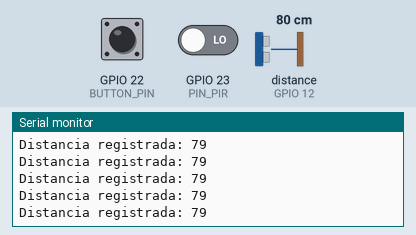
A sketch run on a simulated ESP32. Parts: the last lines printed to the serial monitor. Wiring (inferred from the names in the program): ultrasonic range finder: trigger GPIO 13; echo GPIO 12. Inputs (shaded band) come from the test bench; at power-on: distance to the obstacle (sensor on GPIO 12) 80 cm, GPIO 23 (PIN_PIR) LOW, GPIO 22 (BUTTON_PIN) HIGH. The echo pulse lasts 58.3 µs per cm; WiFi joins after 1.5 s; servers stay silent unless stated; uploads are accepted with an empty reply.

Above: at 3.2 s.
3.3 s: distance to the obstacle (sensor on GPIO 12) set to 2 cm
At 3.38 s:
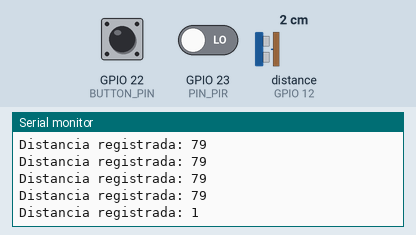
4.8 s: GPIO 23 (PIN_PIR) driven HIGH
At 4.89 s:
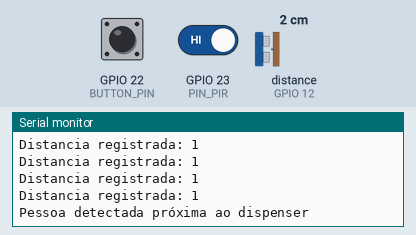
6.4 s: distance to the obstacle (sensor on GPIO 12) set to 4 cm
At 6.4 s:
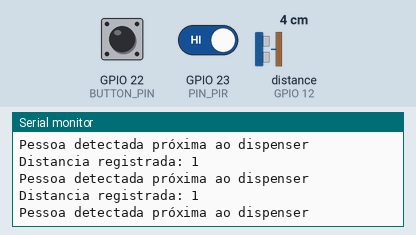
7.9 s: GPIO 22 (BUTTON_PIN) pulled LOW for 0.15 s
At 8.12 s:
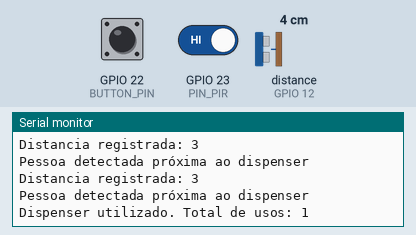
9.6 s: GPIO 22 (BUTTON_PIN) pulled LOW for 0.15 s
At 9.89 s:
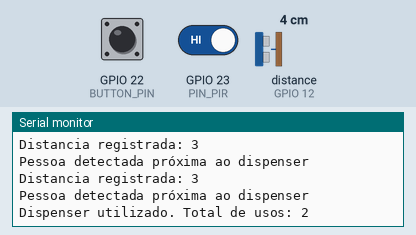
Timing chart, 0 to 12.6 s (numbered marks = the images above; inputs shaded):
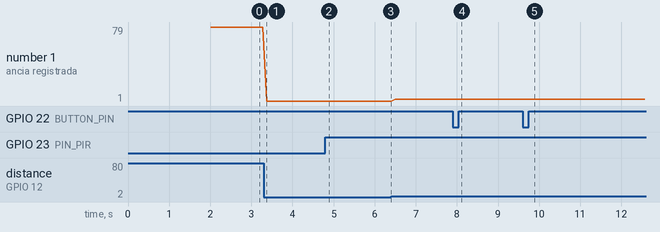

The sketch:

firmware.ino
```cpp
#include <WiFi.h>
#include <HTTPClient.h>

#define TRIGGER_PIN 13
#define ECHO_PIN 12
#define BUTTON_PIN 22

const int PIN_PIR = 23;

const char* ssid = "<WIFI-SSID>";          // Substitua pelo seu SSID
const char* password = "<WIFI-PASSWORD";     // Substitua pela sua senha Wi-Fi

const char* serverUrl = "<SERVER-URL>"; // URL do servidor (exemplo)

long duration;
int distancia;
int contador = 0;

void setup() {
  Serial.begin(115200);
  pinMode(TRIGGER_PIN, OUTPUT);
  pinMode(ECHO_PIN, INPUT);
  pinMode(BUTTON_PIN, INPUT_PULLUP);

  Serial.println("Sistema de Monitoramento de Dispenser Iniciado");

  WiFi.begin(ssid, password);
  while (WiFi.status() != WL_CONNECTED) {
    delay(1000);
    Serial.println("Conectando ao WiFi...");
  }
  Serial.println("Conectado ao WiFi");

  pinMode(PIN_PIR, INPUT);
  Serial.print("Sensor de movimento: ok\n");
}

void registrar_evento() {
  String jsonStr = "{\"evento\":\"higienizacao\"}";

  HTTPClient http;
  http.begin(serverUrl);

  // Define o tipo de conteúdo como JSON
  http.addHeader("Content-Type", "application/json");

  // Envia a requisição POST com o JSON
  int httpResponseCode = http.POST(jsonStr);

  // Verifica o código de resposta HTTP
  if (httpResponseCode > 0) {
    Serial.print("Código de resposta HTTP: ");
    Serial.println(httpResponseCode);
    String response = http.getString();
    Serial.println("Resposta do servidor:");
    Serial.println(response);
  } else {
    Serial.print("Erro ao enviar requisição. Código: ");
    Serial.println(httpResponseCode);
  }

  // Finaliza a requisição
  http.end();
}

void loop() {
  // Gera um pulso de 10 microssegundos no pino Trigger para iniciar a medição
  digitalWrite(TRIGGER_PIN, LOW);
  delayMicroseconds(2);
  digitalWrite(TRIGGER_PIN, HIGH);
  delayMicroseconds(10);
  digitalWrite(TRIGGER_PIN, LOW);

  duration = pulseIn(ECHO_PIN, HIGH);
  distancia = duration * 0.034 / 2;

  Serial.print("Distancia registrada: ");
  Serial.println(distancia);

  bool estaNaDistancia = distancia > 0 && distancia <= 20;
  bool haMovimento = digitalRead(PIN_PIR) == HIGH;

  if (estaNaDistancia && haMovimento) {
    Serial.println("Pessoa detectada próxima ao dispenser");

    if (digitalRead(BUTTON_PIN) == LOW) {
      delay(50); // debounce

      if (digitalRead(BUTTON_PIN) == LOW) {
        contador++;

        Serial.print("Dispenser utilizado. Total de usos: ");
        Serial.println(contador);

        registrar_evento();

        while (digitalRead(BUTTON_PIN) == LOW);
      }
    }
  }

  delay(100);
}
```

Measured:
- after the input at 3.3 s, the serial monitor: prints a new line after 0.07 s (image 1)
- after the input at 4.8 s, the serial monitor: prints a new line after 0.08 s (image 2)
- after the input at 7.9 s, the serial monitor: prints a new line after 0.07 s (image 4)
- after the input at 9.6 s, the serial monitor: prints a new line after 0.13 s (image 5)
- plotted number 1: 79 → 1 after the input at 3.3 s, 1 → 3 after the input at 6.4 s
